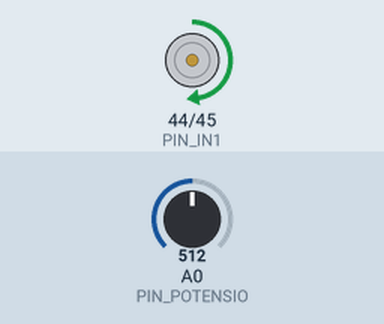
Bench run of a sketch on a simulated Arduino Mega 2560, built with avr-gcc and run on an emulated ATmega2560. On the bench: motor-driver pin pairs drawn as motors (green arrow = first pin HIGH = forward, orange = second pin HIGH = backward, longer = more drive). Inputs (shaded band) come from the test bench; at power-on: A0 (PIN_POTENSIO) = 512.

Above: at 8.8 s.
8.9 s: A0 (PIN_POTENSIO) set to 716
At 13.0 s:
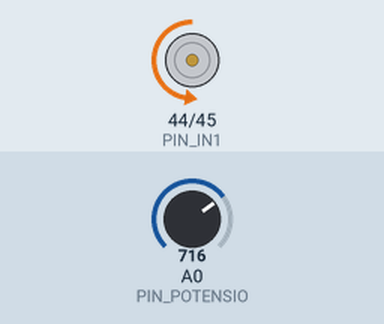
21.5 s: A0 (PIN_POTENSIO) set to 900
At 24.5 s:
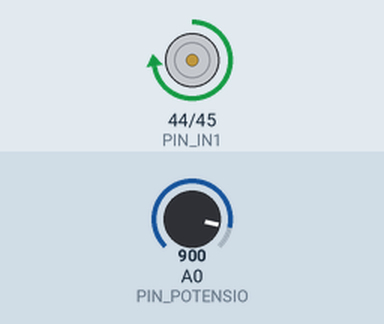
35.2 s: A0 (PIN_POTENSIO) set to 122
At 37.3 s:
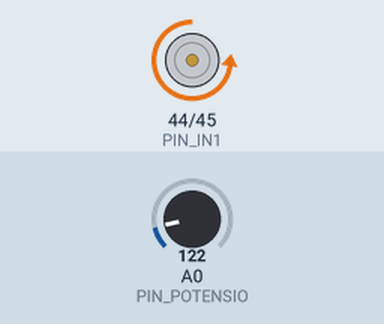
Timing chart, 0 to 53.5 s (numbered marks = the images above; inputs shaded):
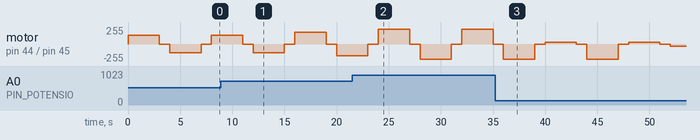

The sketch:

qh86mini.ino
```cpp
// Contoh pengujian modul QH86 mini
//   untuk mengontrol kecepatan motor DC

const byte PIN_IN1 = 44;
const byte PIN_IN2 = 45;
const byte PIN_POTENSIO = A0;

void setup()
{
  pinMode(PIN_IN1, OUTPUT);
  pinMode(PIN_IN2, OUTPUT);
}

void loop()
{
  // Baca nilai pada pin A0
  int nilaiPin = analogRead(PIN_POTENSIO);

  // Tentukan nilai penentu kecepatan
  int nilaiKecepatan = nilaiPin / 4;

  // Putar motor ke suatu arah
  analogWrite(PIN_IN1, nilaiKecepatan);
  digitalWrite(PIN_IN2, LOW);
  delay(3000);

  // Hentikan putaran
  digitalWrite(PIN_IN1, LOW);
  digitalWrite(PIN_IN2, LOW);
  delay(1000);

  // Putar ke arah lain
  digitalWrite(PIN_IN1, LOW);
  analogWrite(PIN_IN2, nilaiKecepatan);
  delay(3000);

  // Hentikan putaran
  digitalWrite(PIN_IN1, LOW);
  digitalWrite(PIN_IN2, LOW);
  delay(1000);
}
```
